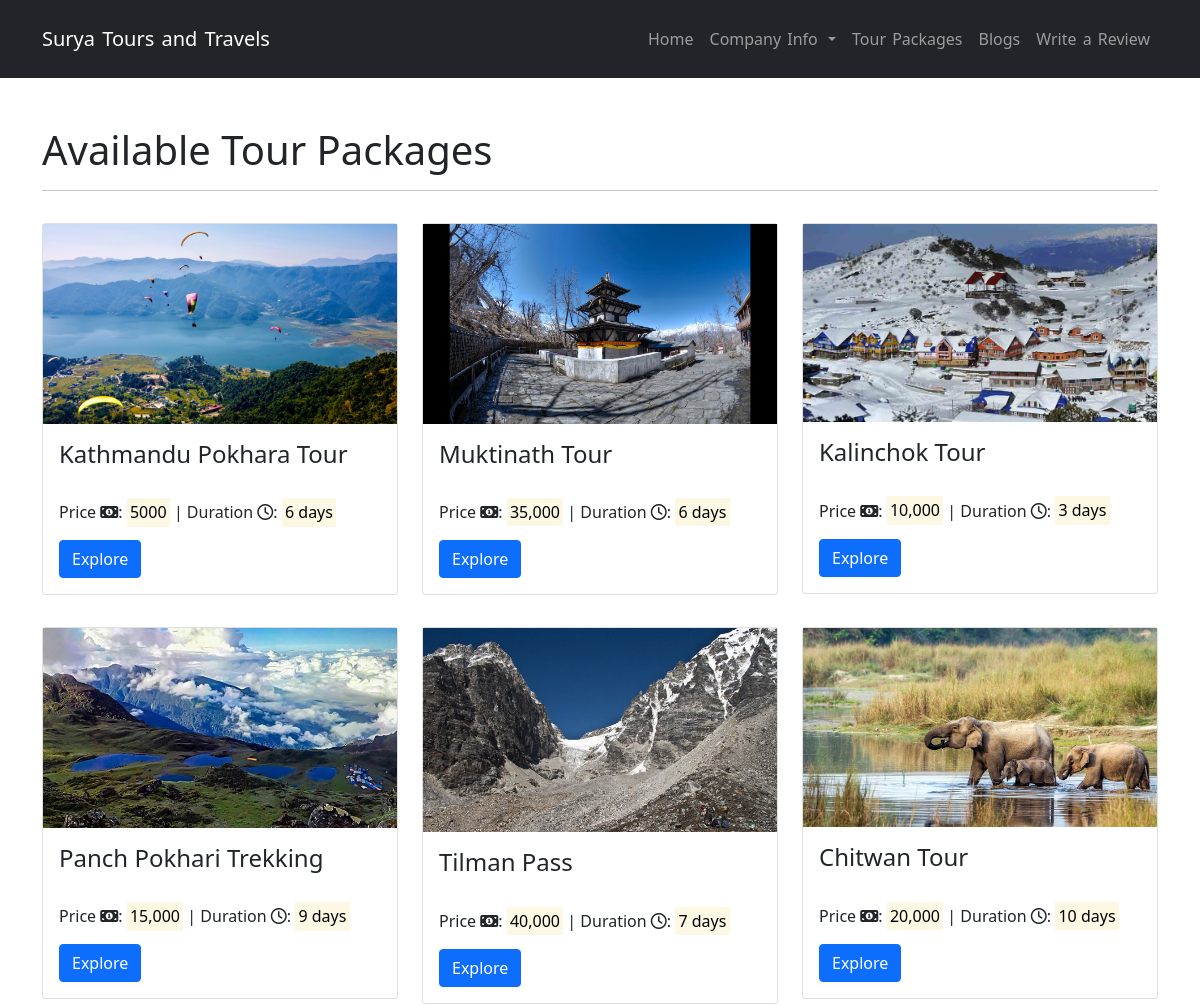
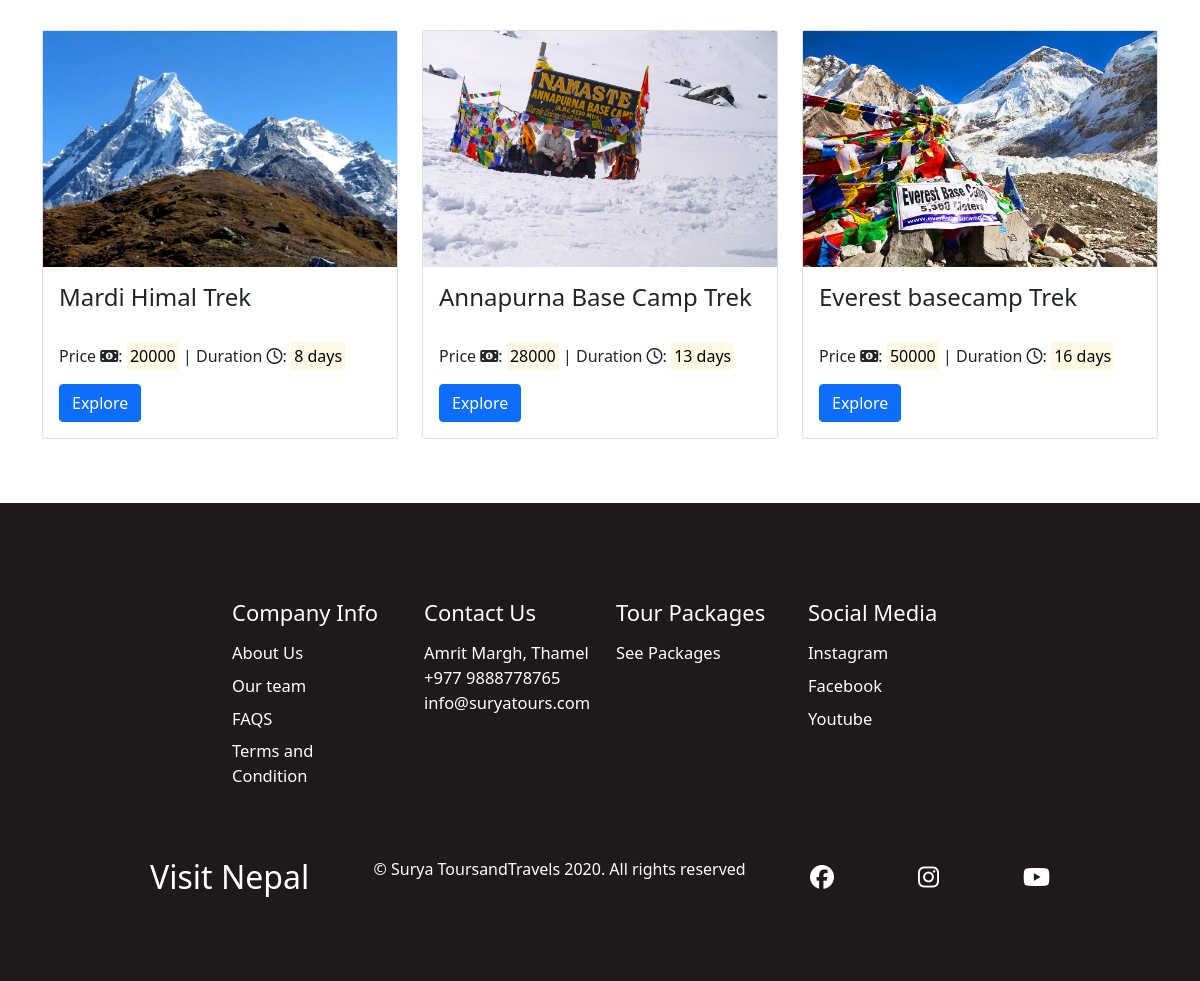
Page /packages/ on the committed database (2 pictures, top to bottom).
### main/models.py (models this page shows, shortened)
class Packages(models.Model):
    title = models.CharField(max_length=50, unique=True)
    slug = models.SlugField(max_length=50, unique=True)
    days = models.CharField(max_length=50)
    image = models.ImageField(upload_to = "images/")
    price = models.CharField(max_length=50)
    trip_diff = models.CharField(max_length=50)
    trip_style = models.CharField(max_length=50)
    transport = models.CharField(max_length=50)
    food = models.CharField(max_length=50)
    accommodation = models.CharField(max_length=50)
    content = models.TextField()
    status = models.IntegerField(choices=STATUS, default=0) #Default= 0 means that the package is unavailable

### main/views.py (the view)
# urls.py: path("packages/", views.package, name = "package"),
def package(request):
    packages = Packages.objects.all()
    return render(request, "main/packages.html", {"packages":packages})

### main/templates/main/packages.html
{% extends 'main/base.html' %} {% block content %}
<section class="main_heading my-5">
    <div class="container">
        <div class="text-left ">
            <h1 class="display-6"> Available Tour Packages </h1>
            <hr class="w-100 mx-auto" />
        </div>
    </div>
    <div class="container">
        <div class="col-md-12">
            <div class="row">
                {% for package in packages %}
                <div class="col-xs-12 col-sm-4 py-3">
                    <div class="card">
                        <img class="image-thumbail" src="{{package.image.url}}" alt="{{package.title}}">
                        <div class="card-body">
                            <h4 class="card-title">{{ package.title }}</h4><br>
                            <p>Price <i class="fa fa-money" aria-hidden="true"></i>: <mark>{{ package.price }}</mark> | Duration <i class="fa fa-clock-o" aria-hidden="true"></i>: <mark>{{ package.days }} days</mark></p>
                            <a href="{% url 'package_detail' package.slug  %}" class="btn btn-primary">Explore </a>
                        </div>
                    </div>
                </div>
                {% endfor %}
            </div>
        </div>
    </div>
</section>
{% endblock%}

### main/templates/main/base.html (shortened to what this page needs)
{% load static %}
<!DOCTYPE html>
<html lang="en">
<head>
    <link href="https://cdn.jsdelivr.net/npm/bootstrap@5.0.0-beta3/dist/css/bootstrap.min.css" rel="stylesheet">
    <link rel="stylesheet" href="{% static 'home/css/style.css' %}">
</head>
<nav class="navbar navbar-expand-lg navbar-dark bg-dark">
    <div class="container">
        <a class="navbar-brand" href="{% url 'index' %}">Surya Tours and Travels</a>
        <div class="collapse navbar-collapse justify-content-between" id="navbarSupportedContent">
            <ul class="navbar-nav ms-auto mb-2 mb-lg-0">
                <li class="nav-item">
                    <a class="nav-link" aria-current="page" href="{% url 'index' %}">Home</a>
                </li>
                <li class="nav-item dropdown">
                    <a class="nav-link dropdown-toggle" href="#" id="navbarDropdown" role="button" data-bs-toggle="dropdown" aria-expanded="false">
                  Company Info
                </a>
                </li>
                <li class="nav-item">
                    <a class="nav-link" href="{% url 'package' %}">Tour Packages</a>
                </li>
                <li class="nav-item">
                    <a class="nav-link" href="{% url 'blog' %}">Blogs</a>
                </li>
                <li class="nav-item">
                    <a class="nav-link" href="{% url 'review' %}">Write a Review</a>
                </li>
            </ul>
        </div>
    </div>
</nav>
</body>
{% block content %} {% endblock %}
<div class="footer__container">
    <div class="footer__links">
        <div class="footer__link--wrapper">
            <div class="footer__link--items">
                <h2>Company Info</h2>
                <a href="{% url 'about' %}">About Us</a>
                <a href="{% url 'guide' %}">Our team</a>
                <a href="{% url 'FAQ' %}">FAQS</a>
                <a href="{% url 'TermsandCondition' %}">Terms and Condition</a>
            </div>
            <div class="footer__link--items">
                <h2>Contact Us</h2>
                <span> Amrit Margh, Thamel<br> +977 9888778765 <br>info@suryatours.com</span>
            </div>
            <div class="footer__link--items">
                <h2>Tour Packages</h2>
                <a href="{% url 'package' %}"> See Packages</a>
            </div>
        </div>
        <div class="footer__link--wrapper">
            <div class="footer__link--items">
                <h2>Social Media</h2>
                <a href="/">Instagram</a> <a href="/">Facebook</a> <a href="/">Youtube</a>
            </div>
        </div>
    </div>
    <section class="social__media">
        <div class="social__media--wrap">
            <div class="footer__logo">
                <a href="/" id="footer__logo">Visit Nepal</a>
            </div>
            <p class="website__rights">© Surya ToursandTravels 2020. All rights reserved</p>
            <div class="social__icons">
                <a href="/" class="social__icon--link" target="_blank"><i class="fab fa-facebook"></i
        ></a>
                <a href="/" class="social__icon--link"><i class="fab fa-instagram"></i
        ></a>
                <a href="/" class="social__icon--link"><i class="fab fa-youtube"></i
        ></a>
            </div>
        </div>
    </section>
</div>
</html>

### main/static/home/css/style.css (style rules this page uses)
* { margin: 0; padding: 0; box-sizing: border-box; }
.navbar { padding-top: 1.2rem; padding-bottom: 1.2rem; word-spacing: 2px; }
.footer__container { background-color: rgb(31, 25, 25); padding: 5rem 0; display: flex; flex-direction: column; justify-content: center; align-items: center; }
#footer__logo { color: #fff; display: flex; align-items: center; cursor: pointer; text-decoration: none; font-size: 2rem; }
.footer__links { width: 100%; max-width: 1000px; display: flex; justify-content: center; }
.footer__link--wrapper { display: flex; }
.footer__link--items { display: flex; flex-direction: column; align-items: flex-start; margin: 16px; text-align: left; width: 160px; box-sizing: border-box; }
.footer__link--items h2 { margin-bottom: 16px; font-size: 22px; color: #fff; }
.footer__link--items a { color: #fff; text-decoration: none; margin-bottom: 0.5rem; font-size: 16.5px; transition: 0.3 ease-out; }
.footer__link--items span { color: #fff; text-decoration: none; margin-bottom: 0.5rem; font-size: 16.5px; transition: 0.3 ease-out; }
.social__icon--link { color: #fff; font-size: 24px; }
.social__media { max-width: 1000px; width: 100%; }
.social__media--wrap { display: flex; justify-content: space-between; align-items: center; width: 90%; max-width: 1000px; margin: 40px auto 0 auto; }
.social__icons { display: flex; justify-content: space-between; align-items: center; width: 240px; }
.website__rights { color: #fff; }

### rows in the picture
Packages: image (picture), title "Kathmandu Pokhara Tour", price "5000", days "6"
Packages: image (picture), title "Muktinath Tour", price "35,000", days "6"
Packages: image (picture), title "Kalinchok Tour", price "10,000", days "3"
Packages: image (picture), title "Panch Pokhari Trekking", price "15,000", days "9"
Packages: image (picture), title "Tilman Pass", price "40,000", days "7"
Packages: image (picture), title "Chitwan Tour", price "20,000", days "10"
Packages: image (picture), title "Mardi Himal Trek", price "20000", days "8"
Packages: image (picture), title "Annapurna Base Camp Trek", price "28000", days "13"
Packages: image (picture), title "Everest basecamp Trek", price "50000", days "16"
